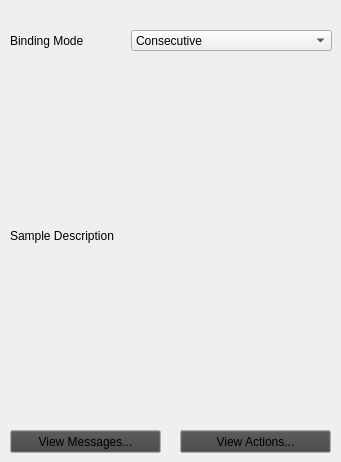
   <widget class="QWidget" name="binding_props_page">
    <widget class="QLabel" name="binding_mode_label">
     <property name="geometry">
      <rect>
       <x>10</x>
       <y>30</y>
       <width>111</width>
       <height>21</height>
      </rect>
     </property>
     <property name="font">
      <font>
       <family>Tahoma</family>
       <pointsize>9</pointsize>
       <underline>false</underline>
      </font>
     </property>
     <property name="text">
      <string>Binding Mode</string>
     </property>
    </widget>
    <widget class="QLabel" name="binding_mode_description">
     <property name="geometry">
      <rect>
       <x>10</x>
       <y>70</y>
       <width>321</width>
       <height>331</height>
      </rect>
     </property>
     <property name="font">
      <font>
       <family>Tahoma</family>
       <pointsize>9</pointsize>
       <underline>false</underline>
      </font>
     </property>
     <property name="text">
      <string>Sample Description</string>
     </property>
     <property name="wordWrap">
      <bool>true</bool>
     </property>
    </widget>
    <widget class="QComboBox" name="binding_mode_editor">
     <property name="geometry">
      <rect>
       <x>131</x>
       <y>30</y>
       <width>201</width>
       <height>21</height>
      </rect>
     </property>
     <property name="font">
      <font>
       <family>Tahoma</family>
       <pointsize>9</pointsize>
      </font>
     </property>
     <item>
      <property name="text">
       <string>Consecutive</string>
      </property>
     </item>
     <item>
      <property name="text">
       <string>Correspondence</string>
      </property>
     </item>
     <item>
      <property name="text">
       <string>Multiply</string>
      </property>
     </item>
    </widget>
    <widget class="QPushButton" name="view_message_button">
     <property name="geometry">
      <rect>
       <x>10</x>
       <y>430</y>
       <width>151</width>
       <height>23</height>
      </rect>
     </property>
     <property name="palette">
      <palette>
       <active>
        <colorrole role="Button">
         <brush brushstyle="SolidPattern">
          <color alpha="255">
           <red>0</red>
           <green>40</green>
           <blue>0</blue>
          </color>
         </brush>
        </colorrole>
       </active>
       <inactive>
        <colorrole role="Button">
         <brush brushstyle="SolidPattern">
          <color alpha="255">
           <red>64</red>
           <green>65</green>
           <blue>66</blue>
          </color>
         </brush>
        </colorrole>
       </inactive>
       <disabled>
        <colorrole role="Button">
         <brush brushstyle="SolidPattern">
          <color alpha="255">
           <red>0</red>
           <green>40</green>
           <blue>0</blue>
          </color>
         </brush>
        </colorrole>
       </disabled>
      </palette>
     </property>
     <property name="font">
      <font>
       <family>Tahoma</family>
       <pointsize>9</pointsize>
      </font>
     </property>
     <property name="cursor">
      <cursorShape>PointingHandCursor</cursorShape>
     </property>
     <property name="text">
      <string>View Messages...</string>
     </property>
    </widget>
    <widget class="QPushButton" name="view_action_button">
     <property name="geometry">
      <rect>
       <x>180</x>
       <y>430</y>
       <width>151</width>
       <height>23</height>
      </rect>
     </property>
     <property name="palette">
      <palette>
       <active>
        <colorrole role="Button">
         <brush brushstyle="SolidPattern">
          <color alpha="255">
           <red>40</red>
           <green>0</green>
           <blue>0</blue>
          </color>
         </brush>
        </colorrole>
       </active>
       <inactive>
        <colorrole role="Button">
         <brush brushstyle="SolidPattern">
          <color alpha="255">
           <red>64</red>
           <green>65</green>
           <blue>66</blue>
          </color>
         </brush>
        </colorrole>
       </inactive>
       <disabled>
        <colorrole role="Button">
         <brush brushstyle="SolidPattern">
          <color alpha="255">
           <red>40</red>
           <green>0</green>
           <blue>0</blue>
          </color>
         </brush>
        </colorrole>
       </disabled>
      </palette>
     </property>
     <property name="font">
      <font>
       <family>Tahoma</family>
       <pointsize>9</pointsize>
      </font>
     </property>
     <property name="cursor">
      <cursorShape>PointingHandCursor</cursorShape>
     </property>
     <property name="text">
      <string>View Actions...</string>
     </property>
    </widget>
   </widget>
